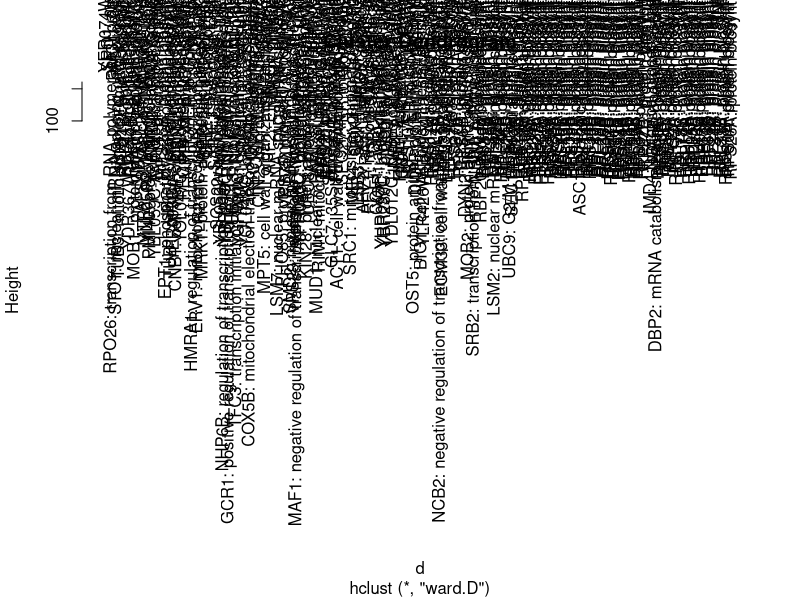

This figure's R source: (Note: this script raises an error after producing the figure.)
LiCl <- read.delim("data/LiCl.txt")

rownames(LiCl) <- LiCl$NAME
head(LiCl)

m.LiCl <- as.matrix( na.omit(LiCl) ) 

d <- dist(m.LiCl, method = "euclidean")
fit <- hclust(d, method="ward")
plot(fit)

heatmap(m.LiCl)

install.packages("gplots")
library(gplots)

heatmap(m.LiCl, col=colorpanel(100,"royalblue3","black","yellow"))

heatmap(m.LiCl, col=colorpanel(100,"royalblue3","black","yellow"), Colv=NA)

heatmap(m.LiCl, col=colorpanel(100,"royalblue3","black","yellow"), Colv=NA, zlim=c(-2.5,2.5))

heatmap(m.LiCl, col=colorpanel(100,"royalblue3","black","yellow"), Colv=NA
      , RowSideColors = ifelse( grepl("protein biosynthesis", rownames(m.LiCl)), "darkgrey", "white"), labRow=c(""), labCol=c(""))

groups <- cutree(fit, k=3)
plot(fit)
rect.hclust(fit, k=5, border="red")
?kmeans
